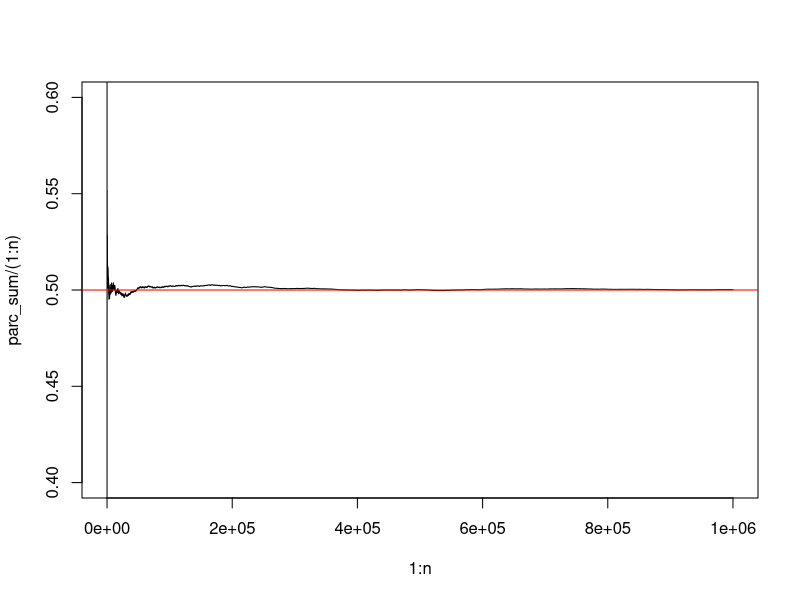

Here is the R script that generated this plot:
##############################
##############################
### Bacanje novcica - JZVB ###
##############################
##############################

# na početku postavljamo seed kako bismo mogli replicirati rezultate
set.seed(34158)

# prvo simuliramo uzorak duljine "n" iz uniformne razdiobe na [0, 1]
n = 100^3 # 10000, 1000000
pom_uzorak = runif(n, min = 0, max = 1)

# Bernoullijevu slučajnu varijablu simuliramo pomoću uzorka iz U(0, 1)
bacanje_novcica = pom_uzorak > 0.5

# Procjena nakon n bacanja
sum(bacanje_novcica) / n

# Ilustracija JZVB
parc_sum = cumsum(bacanje_novcica)
plot(1:n, parc_sum / (1:n), type = "l", ylim = c(0.4, 0.6))   #l = line
abline(1/2, 0, col = "red")

